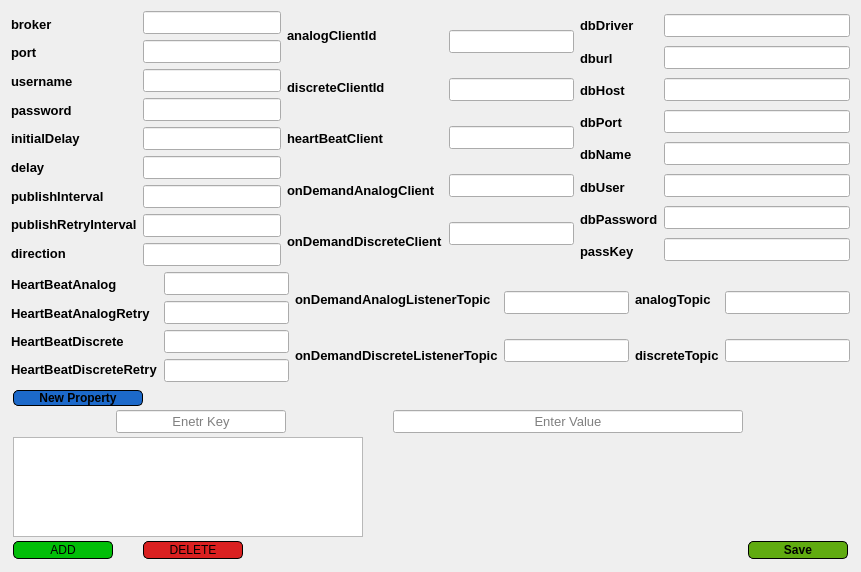
         <widget class="QWidget" name="page_2">
          <layout class="QGridLayout" name="gridLayout_3">
           <item row="0" column="0">
            <layout class="QHBoxLayout" name="horizontalLayout">
             <item>
              <layout class="QVBoxLayout" name="verticalLayout_53">
               <property name="spacing">
                <number>3</number>
               </property>
               <item>
                <widget class="QLabel" name="label_127">
                 <property name="font">
                  <font>
                   <pointsize>10</pointsize>
                   <weight>75</weight>
                   <bold>true</bold>
                  </font>
                 </property>
                 <property name="text">
                  <string>broker</string>
                 </property>
                </widget>
               </item>
               <item>
                <widget class="QLabel" name="label_128">
                 <property name="font">
                  <font>
                   <pointsize>10</pointsize>
                   <weight>75</weight>
                   <bold>true</bold>
                  </font>
                 </property>
                 <property name="text">
                  <string>port</string>
                 </property>
                </widget>
               </item>
               <item>
                <widget class="QLabel" name="label_132">
                 <property name="font">
                  <font>
                   <pointsize>10</pointsize>
                   <weight>75</weight>
                   <bold>true</bold>
                  </font>
                 </property>
                 <property name="text">
                  <string>username</string>
                 </property>
                </widget>
               </item>
               <item>
                <widget class="QLabel" name="label_133">
                 <property name="font">
                  <font>
                   <pointsize>10</pointsize>
                   <weight>75</weight>
                   <bold>true</bold>
                  </font>
                 </property>
                 <property name="text">
                  <string>password</string>
                 </property>
                </widget>
               </item>
               <item>
                <widget class="QLabel" name="label_142">
                 <property name="font">
                  <font>
                   <pointsize>10</pointsize>
                   <weight>75</weight>
                   <bold>true</bold>
                  </font>
                 </property>
                 <property name="text">
                  <string>initialDelay</string>
                 </property>
                </widget>
               </item>
               <item>
                <widget class="QLabel" name="label_143">
                 <property name="font">
                  <font>
                   <pointsize>10</pointsize>
                   <weight>75</weight>
                   <bold>true</bold>
                  </font>
                 </property>
                 <property name="text">
                  <string>delay</string>
                 </property>
                </widget>
               </item>
               <item>
                <widget class="QLabel" name="label_144">
                 <property name="font">
                  <font>
                   <pointsize>10</pointsize>
                   <weight>75</weight>
                   <bold>true</bold>
                  </font>
                 </property>
                 <property name="text">
                  <string>publishInterval</string>
                 </property>
                </widget>
               </item>
               <item>
                <widget class="QLabel" name="label_145">
                 <property name="font">
                  <font>
                   <pointsize>10</pointsize>
                   <weight>75</weight>
                   <bold>true</bold>
                  </font>
                 </property>
                 <property name="text">
                  <string>publishRetryInterval</string>
                 </property>
                </widget>
               </item>
               <item>
                <widget class="QLabel" name="label_156">
                 <property name="font">
                  <font>
                   <pointsize>10</pointsize>
                   <weight>75</weight>
                   <bold>true</bold>
                  </font>
                 </property>
                 <property name="text">
                  <string>direction</string>
                 </property>
                </widget>
               </item>
              </layout>
             </item>
             <item>
              <layout class="QVBoxLayout" name="verticalLayout_54">
               <item>
                <widget class="QLineEdit" name="sub_broker_input">
                 <property name="font">
                  <font>
                   <pointsize>10</pointsize>
                  </font>
                 </property>
                 <property name="inputMask">
                  <string/>
                 </property>
                 <property name="echoMode">
                  <enum>QLineEdit::Normal</enum>
                 </property>
                 <property name="readOnly">
                  <bool>false</bool>
                 </property>
                 <property name="cursorMoveStyle">
                  <enum>Qt::LogicalMoveStyle</enum>
                 </property>
                 <property name="clearButtonEnabled">
                  <bool>false</bool>
                 </property>
                </widget>
               </item>
               <item>
                <widget class="QLineEdit" name="sub_port_input">
                 <property name="font">
                  <font>
                   <pointsize>10</pointsize>
                  </font>
                 </property>
                </widget>
               </item>
               <item>
                <widget class="QLineEdit" name="sub_username_input">
                 <property name="font">
                  <font>
                   <pointsize>10</pointsize>
                  </font>
                 </property>
                </widget>
               </item>
               <item>
                <widget class="QLineEdit" name="sub_password_input">
                 <property name="font">
                  <font>
                   <pointsize>10</pointsize>
                  </font>
                 </property>
                </widget>
               </item>
               <item>
                <widget class="QLineEdit" name="sub_initialdelay_input">
                 <property name="font">
                  <font>
                   <pointsize>10</pointsize>
                  </font>
                 </property>
                </widget>
               </item>
               <item>
                <widget class="QLineEdit" name="sub_delay_input">
                 <property name="font">
                  <font>
                   <pointsize>10</pointsize>
                  </font>
                 </property>
                </widget>
               </item>
               <item>
                <widget class="QLineEdit" name="sub_publishInterval_input">
                 <property name="font">
                  <font>
                   <pointsize>10</pointsize>
                  </font>
                 </property>
                </widget>
               </item>
               <item>
                <widget class="QLineEdit" name="sub_publishRetryInterval_input">
                 <property name="font">
                  <font>
                   <pointsize>10</pointsize>
                  </font>
                 </property>
                </widget>
               </item>
               <item>
                <widget class="QLineEdit" name="sub_direction_input">
                 <property name="font">
                  <font>
                   <pointsize>10</pointsize>
                  </font>
                 </property>
                </widget>
               </item>
              </layout>
             </item>
            </layout>
           </item>
           <item row="0" column="1">
            <layout class="QHBoxLayout" name="horizontalLayout_50">
             <item>
              <layout class="QVBoxLayout" name="verticalLayout_61">
               <property name="spacing">
                <number>3</number>
               </property>
               <item>
                <widget class="QLabel" name="label_139">
                 <property name="font">
                  <font>
                   <pointsize>10</pointsize>
                   <weight>75</weight>
                   <bold>true</bold>
                  </font>
                 </property>
                 <property name="text">
                  <string>analogClientId</string>
                 </property>
                </widget>
               </item>
               <item>
                <widget class="QLabel" name="label_140">
                 <property name="font">
                  <font>
                   <pointsize>10</pointsize>
                   <weight>75</weight>
                   <bold>true</bold>
                  </font>
                 </property>
                 <property name="text">
                  <string>discreteClientId</string>
                 </property>
                </widget>
               </item>
               <item>
                <widget class="QLabel" name="label_141">
                 <property name="font">
                  <font>
                   <pointsize>10</pointsize>
                   <weight>75</weight>
                   <bold>true</bold>
                  </font>
                 </property>
                 <property name="text">
                  <string>heartBeatClient</string>
                 </property>
                </widget>
               </item>
               <item>
                <widget class="QLabel" name="label_146">
                 <property name="font">
                  <font>
                   <pointsize>10</pointsize>
                   <weight>75</weight>
                   <bold>true</bold>
                  </font>
                 </property>
                 <property name="text">
                  <string>onDemandAnalogClient</string>
                 </property>
                </widget>
               </item>
               <item>
                <widget class="QLabel" name="label_147">
                 <property name="font">
                  <font>
                   <pointsize>10</pointsize>
                   <weight>75</weight>
                   <bold>true</bold>
                  </font>
                 </property>
                 <property name="text">
                  <string>onDemandDiscreteClient</string>
                 </property>
                </widget>
               </item>
              </layout>
             </item>
             <item>
              <layout class="QVBoxLayout" name="verticalLayout_62">
               <item>
                <widget class="QLineEdit" name="sub_analogClientId_input">
                 <property name="font">
                  <font>
                   <pointsize>10</pointsize>
                  </font>
                 </property>
                </widget>
               </item>
               <item>
                <widget class="QLineEdit" name="sub_discreteClientId_input">
                 <property name="font">
                  <font>
                   <pointsize>10</pointsize>
                  </font>
                 </property>
                </widget>
               </item>
               <item>
                <widget class="QLineEdit" name="sub_heartBeatClient_input">
                 <property name="font">
                  <font>
                   <pointsize>10</pointsize>
                  </font>
                 </property>
                </widget>
               </item>
               <item>
                <widget class="QLineEdit" name="sub_onDemandAnalogClient_input">
                 <property name="font">
                  <font>
                   <pointsize>10</pointsize>
                  </font>
                 </property>
                </widget>
               </item>
               <item>
                <widget class="QLineEdit" name="sub_onDemandDiscreteClient_input">
                 <property name="font">
                  <font>
                   <pointsize>10</pointsize>
                  </font>
                 </property>
                </widget>
               </item>
              </layout>
             </item>
            </layout>
           </item>
           <item row="0" column="2">
            <layout class="QHBoxLayout" name="horizontalLayout_51">
             <item>
              <layout class="QVBoxLayout" name="verticalLayout_63">
               <property name="spacing">
                <number>3</number>
               </property>
               <item>
                <widget class="QLabel" name="label_155">
                 <property name="font">
                  <font>
                   <pointsize>10</pointsize>
                   <weight>75</weight>
                   <bold>true</bold>
                  </font>
                 </property>
                 <property name="text">
                  <string>dbDriver</string>
                 </property>
                </widget>
               </item>
               <item>
                <widget class="QLabel" name="label_154">
                 <property name="font">
                  <font>
                   <pointsize>10</pointsize>
                   <weight>75</weight>
                   <bold>true</bold>
                  </font>
                 </property>
                 <property name="text">
                  <string>dburl</string>
                 </property>
                </widget>
               </item>
               <item>
                <widget class="QLabel" name="label_148">
                 <property name="font">
                  <font>
                   <pointsize>10</pointsize>
                   <weight>75</weight>
                   <bold>true</bold>
                  </font>
                 </property>
                 <property name="text">
                  <string>dbHost</string>
                 </property>
                </widget>
               </item>
               <item>
                <widget class="QLabel" name="label_149">
                 <property name="font">
                  <font>
                   <pointsize>10</pointsize>
                   <weight>75</weight>
                   <bold>true</bold>
                  </font>
                 </property>
                 <property name="text">
                  <string>dbPort</string>
                 </property>
                </widget>
               </item>
               <item>
                <widget class="QLabel" name="label_150">
                 <property name="font">
                  <font>
                   <pointsize>10</pointsize>
                   <weight>75</weight>
                   <bold>true</bold>
                  </font>
                 </property>
                 <property name="text">
                  <string>dbName</string>
                 </property>
                </widget>
               </item>
               <item>
                <widget class="QLabel" name="label_151">
                 <property name="font">
                  <font>
                   <pointsize>10</pointsize>
                   <weight>75</weight>
                   <bold>true</bold>
                  </font>
                 </property>
                 <property name="text">
                  <string>dbUser</string>
                 </property>
                </widget>
               </item>
               <item>
                <widget class="QLabel" name="label_152">
                 <property name="font">
                  <font>
                   <pointsize>10</pointsize>
                   <weight>75</weight>
                   <bold>true</bold>
                  </font>
                 </property>
                 <property name="text">
                  <string>dbPassword</string>
                 </property>
                </widget>
               </item>
               <item>
                <widget class="QLabel" name="label_153">
                 <property name="font">
                  <font>
                   <pointsize>10</pointsize>
                   <weight>75</weight>
                   <bold>true</bold>
                  </font>
                 </property>
                 <property name="text">
                  <string>passKey</string>
                 </property>
                </widget>
               </item>
              </layout>
             </item>
             <item>
              <layout class="QVBoxLayout" name="verticalLayout_64">
               <item>
                <widget class="QLineEdit" name="sub_dbDriver_input">
                 <property name="font">
                  <font>
                   <pointsize>10</pointsize>
                  </font>
                 </property>
                </widget>
               </item>
               <item>
                <widget class="QLineEdit" name="sub_dburl_input">
                 <property name="font">
                  <font>
                   <pointsize>10</pointsize>
                  </font>
                 </property>
                </widget>
               </item>
               <item>
                <widget class="QLineEdit" name="sub_dbHost_input">
                 <property name="font">
                  <font>
                   <pointsize>10</pointsize>
                  </font>
                 </property>
                </widget>
               </item>
               <item>
                <widget class="QLineEdit" name="sub_dbPort_input">
                 <property name="font">
                  <font>
                   <pointsize>10</pointsize>
                  </font>
                 </property>
                </widget>
               </item>
               <item>
                <widget class="QLineEdit" name="sub_dbName_input">
                 <property name="font">
                  <font>
                   <pointsize>10</pointsize>
                  </font>
                 </property>
                </widget>
               </item>
               <item>
                <widget class="QLineEdit" name="sub_dbUser_input">
                 <property name="font">
                  <font>
                   <pointsize>10</pointsize>
                  </font>
                 </property>
                </widget>
               </item>
               <item>
                <widget class="QLineEdit" name="sub_dbPassword_input">
                 <property name="font">
                  <font>
                   <pointsize>10</pointsize>
                  </font>
                 </property>
                </widget>
               </item>
               <item>
                <widget class="QLineEdit" name="sub_passKey_input">
                 <property name="font">
                  <font>
                   <pointsize>10</pointsize>
                  </font>
                 </property>
                </widget>
               </item>
              </layout>
             </item>
            </layout>
           </item>
           <item row="1" column="0" colspan="3">
            <layout class="QHBoxLayout" name="horizontalLayout_2">
             <item>
              <layout class="QHBoxLayout" name="horizontalLayout_47">
               <item>
                <layout class="QVBoxLayout" name="verticalLayout_55">
                 <property name="spacing">
                  <number>3</number>
                 </property>
                 <item>
                  <widget class="QLabel" name="label_129">
                   <property name="font">
                    <font>
                     <pointsize>10</pointsize>
                     <weight>75</weight>
                     <bold>true</bold>
                    </font>
                   </property>
                   <property name="text">
                    <string>HeartBeatAnalog</string>
                   </property>
                  </widget>
                 </item>
                 <item>
                  <widget class="QLabel" name="label_130">
                   <property name="font">
                    <font>
                     <pointsize>10</pointsize>
                     <weight>75</weight>
                     <bold>true</bold>
                    </font>
                   </property>
                   <property name="text">
                    <string>HeartBeatAnalogRetry</string>
                   </property>
                  </widget>
                 </item>
                 <item>
                  <widget class="QLabel" name="label_131">
                   <property name="font">
                    <font>
                     <pointsize>10</pointsize>
                     <weight>75</weight>
                     <bold>true</bold>
                    </font>
                   </property>
                   <property name="text">
                    <string>HeartBeatDiscrete</string>
                   </property>
                  </widget>
                 </item>
                 <item>
                  <widget class="QLabel" name="label_134">
                   <property name="font">
                    <font>
                     <pointsize>10</pointsize>
                     <weight>75</weight>
                     <bold>true</bold>
                    </font>
                   </property>
                   <property name="text">
                    <string>HeartBeatDiscreteRetry</string>
                   </property>
                  </widget>
                 </item>
                </layout>
               </item>
               <item>
                <layout class="QVBoxLayout" name="verticalLayout_56">
                 <item>
                  <widget class="QLineEdit" name="sub_HeartBeatAnalog_input">
                   <property name="font">
                    <font>
                     <pointsize>10</pointsize>
                    </font>
                   </property>
                  </widget>
                 </item>
                 <item>
                  <widget class="QLineEdit" name="sub_HeartBeatAnalogRetry_input">
                   <property name="font">
                    <font>
                     <pointsize>10</pointsize>
                    </font>
                   </property>
                  </widget>
                 </item>
                 <item>
                  <widget class="QLineEdit" name="sub_HeartBeatDiscrete_input">
                   <property name="font">
                    <font>
                     <pointsize>10</pointsize>
                    </font>
                   </property>
                  </widget>
                 </item>
                 <item>
                  <widget class="QLineEdit" name="sub_HeartBeatDiscreteRetry_input">
                   <property name="font">
                    <font>
                     <pointsize>10</pointsize>
                    </font>
                   </property>
                  </widget>
                 </item>
                </layout>
               </item>
              </layout>
             </item>
             <item>
              <layout class="QHBoxLayout" name="horizontalLayout_48">
               <item>
                <layout class="QVBoxLayout" name="verticalLayout_57">
                 <property name="spacing">
                  <number>3</number>
                 </property>
                 <item>
                  <widget class="QLabel" name="label_135">
                   <property name="font">
                    <font>
                     <pointsize>10</pointsize>
                     <weight>75</weight>
                     <bold>true</bold>
                    </font>
                   </property>
                   <property name="text">
                    <string>onDemandAnalogListenerTopic</string>
                   </property>
                  </widget>
                 </item>
                 <item>
                  <widget class="QLabel" name="label_137">
                   <property name="font">
                    <font>
                     <pointsize>10</pointsize>
                     <weight>75</weight>
                     <bold>true</bold>
                    </font>
                   </property>
                   <property name="text">
                    <string>onDemandDiscreteListenerTopic</string>
                   </property>
                  </widget>
                 </item>
                </layout>
               </item>
               <item>
                <layout class="QVBoxLayout" name="verticalLayout_58">
                 <item>
                  <widget class="QLineEdit" name="sub_onDemandAnalogListenerTopic_input">
                   <property name="font">
                    <font>
                     <pointsize>10</pointsize>
                    </font>
                   </property>
                  </widget>
                 </item>
                 <item>
                  <widget class="QLineEdit" name="sub_onDemandDiscreteListenerTopic_input">
                   <property name="font">
                    <font>
                     <pointsize>10</pointsize>
                    </font>
                   </property>
                  </widget>
                 </item>
                </layout>
               </item>
              </layout>
             </item>
             <item>
              <layout class="QHBoxLayout" name="horizontalLayout_49">
               <item>
                <layout class="QVBoxLayout" name="verticalLayout_59">
                 <property name="spacing">
                  <number>3</number>
                 </property>
                 <item>
                  <widget class="QLabel" name="label_136">
                   <property name="font">
                    <font>
                     <pointsize>10</pointsize>
                     <weight>75</weight>
                     <bold>true</bold>
                    </font>
                   </property>
                   <property name="text">
                    <string>analogTopic</string>
                   </property>
                  </widget>
                 </item>
                 <item>
                  <widget class="QLabel" name="label_138">
                   <property name="font">
                    <font>
                     <pointsize>10</pointsize>
                     <weight>75</weight>
                     <bold>true</bold>
                    </font>
                   </property>
                   <property name="text">
                    <string>discreteTopic</string>
                   </property>
                  </widget>
                 </item>
                </layout>
               </item>
               <item>
                <layout class="QVBoxLayout" name="verticalLayout_60">
                 <item>
                  <widget class="QLineEdit" name="sub_analogTopic_input">
                   <property name="font">
                    <font>
                     <pointsize>10</pointsize>
                    </font>
                   </property>
                  </widget>
                 </item>
                 <item>
                  <widget class="QLineEdit" name="sub_discreteTopic_input">
                   <property name="font">
                    <font>
                     <pointsize>10</pointsize>
                    </font>
                   </property>
                  </widget>
                 </item>
                </layout>
               </item>
              </layout>
             </item>
            </layout>
           </item>
           <item row="2" column="0" colspan="3">
            <layout class="QVBoxLayout" name="verticalLayout_65">
             <property name="spacing">
              <number>4</number>
             </property>
             <property name="leftMargin">
              <number>2</number>
             </property>
             <property name="topMargin">
              <number>2</number>
             </property>
             <property name="rightMargin">
              <number>2</number>
             </property>
             <property name="bottomMargin">
              <number>2</number>
             </property>
             <item>
              <widget class="QPushButton" name="sub_newproperty_button">
               <property name="maximumSize">
                <size>
                 <width>130</width>
                 <height>28</height>
                </size>
               </property>
               <property name="font">
                <font>
                 <pointsize>9</pointsize>
                 <weight>75</weight>
                 <bold>true</bold>
                </font>
               </property>
               <property name="layoutDirection">
                <enum>Qt::LeftToRight</enum>
               </property>
               <property name="styleSheet">
                <string notr="true">border: 1px solid black;
background-color: rgb(28, 105, 202);
border-radius:5px;
</string>
               </property>
               <property name="text">
                <string>New Property</string>
               </property>
              </widget>
             </item>
             <item>
              <layout class="QHBoxLayout" name="horizontalLayout_52">
               <item>
                <widget class="QLineEdit" name="sub_key_input">
                 <property name="maximumSize">
                  <size>
                   <width>170</width>
                   <height>30</height>
                  </size>
                 </property>
                 <property name="font">
                  <font>
                   <pointsize>10</pointsize>
                  </font>
                 </property>
                 <property name="alignment">
                  <set>Qt::AlignCenter</set>
                 </property>
                 <property name="placeholderText">
                  <string>Enetr Key</string>
                 </property>
                </widget>
               </item>
               <item>
                <widget class="QLineEdit" name="sub_value_input">
                 <property name="maximumSize">
                  <size>
                   <width>350</width>
                   <height>30</height>
                  </size>
                 </property>
                 <property name="font">
                  <font>
                   <pointsize>10</pointsize>
                  </font>
                 </property>
                 <property name="alignment">
                  <set>Qt::AlignCenter</set>
                 </property>
                 <property name="placeholderText">
                  <string>Enter Value</string>
                 </property>
                </widget>
               </item>
              </layout>
             </item>
             <item>
              <widget class="QListWidget" name="sub_key_value_list">
               <property name="maximumSize">
                <size>
                 <width>350</width>
                 <height>100</height>
                </size>
               </property>
               <property name="sizeIncrement">
                <size>
                 <width>0</width>
                 <height>0</height>
                </size>
               </property>
               <property name="font">
                <font>
                 <pointsize>10</pointsize>
                </font>
               </property>
               <property name="layoutDirection">
                <enum>Qt::LeftToRight</enum>
               </property>
               <property name="spacing">
                <number>2</number>
               </property>
               <property name="viewMode">
                <enum>QListView::ListMode</enum>
               </property>
              </widget>
             </item>
             <item>
              <layout class="QHBoxLayout" name="horizontalLayout_53">
               <item>
                <layout class="QHBoxLayout" name="horizontalLayout_54">
                 <property name="spacing">
                  <number>30</number>
                 </property>
                 <item>
                  <widget class="QPushButton" name="sub_add_button">
                   <property name="maximumSize">
                    <size>
                     <width>100</width>
                     <height>35</height>
                    </size>
                   </property>
                   <property name="styleSheet">
                    <string notr="true">border: 1px solid black;
background-color: rgb(1, 190, 8);
border-radius:5px;</string>
                   </property>
                   <property name="text">
                    <string>ADD</string>
                   </property>
                  </widget>
                 </item>
                 <item>
                  <widget class="QPushButton" name="sub_delete_button">
                   <property name="maximumSize">
                    <size>
                     <width>100</width>
                     <height>35</height>
                    </size>
                   </property>
                   <property name="styleSheet">
                    <string notr="true">border: 1px solid black;
background-color: rgb(218, 32, 32);
border-radius:5px;</string>
                   </property>
                   <property name="text">
                    <string>DELETE</string>
                   </property>
                  </widget>
                 </item>
                </layout>
               </item>
               <item>
                <widget class="QLabel" name="sub_status_label">
                 <property name="font">
                  <font>
                   <pointsize>12</pointsize>
                   <weight>75</weight>
                   <bold>true</bold>
                  </font>
                 </property>
                 <property name="text">
                  <string/>
                 </property>
                 <property name="alignment">
                  <set>Qt::AlignCenter</set>
                 </property>
                </widget>
               </item>
               <item>
                <widget class="QPushButton" name="sub_save_button">
                 <property name="maximumSize">
                  <size>
                   <width>100</width>
                   <height>35</height>
                  </size>
                 </property>
                 <property name="font">
                  <font>
                   <pointsize>9</pointsize>
                   <weight>75</weight>
                   <bold>true</bold>
                  </font>
                 </property>
                 <property name="styleSheet">
                  <string notr="true">border: 1px solid black;
border-radius:5px;
background-color: rgb(96, 171, 16);</string>
                 </property>
                 <property name="text">
                  <string>Save</string>
                 </property>
                </widget>
               </item>
              </layout>
             </item>
            </layout>
           </item>
          </layout>
         </widget>
